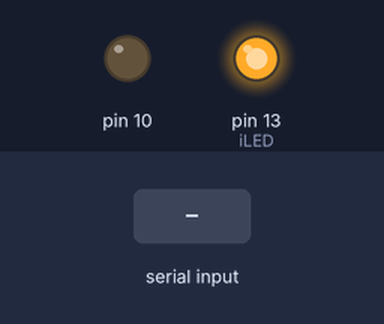
This sketch was run on a simulated Arduino Nano, built with avr-gcc and run on an emulated ATmega328P. Parts: output pins drawn as LEDs (lit = HIGH). Wiring (inferred from the names in the program): DS3231 clock at I2C address 0x68. The test bench sets the inputs (shaded band). The local clock reads 2024-03-15 10:24:30 at power-on unless the sketch sets it; storage starts empty; EEPROM starts erased; pins used as bus, display or sensor lines are not drawn; what the sketch prints to the serial monitor is not drawn.

Above: at 0.21 s.
At 1.2 s:
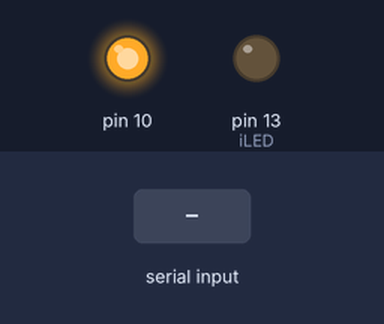
1.3 s: "I90\n" received over Serial
Timing chart, 0 to 4.3 s (numbered marks = the images above; inputs shaded):
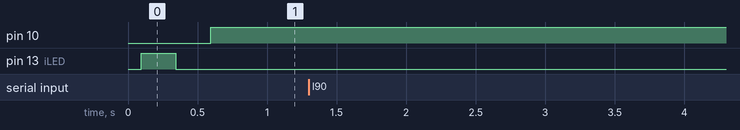

The sketch:

TempLogger.ino
```cpp
/*
Real time clock, calendar, temperature, humidity data logger using Arduino, DS3231 and DHT22 sensor with SD card

Set date and time:
Syymmddhhmm - Example: 2019.11.10 15:30:00 ->  S1911101530

Set logging interval 000-999 in sec
I### - Example: Set to log every 25 sec -> I025
*/

#include <SPI.h>
#include <SD.h>
#include <Wire.h>
#include <EEPROM.h>
#include <dhtnew.h>
#include "types.h"
#include "ser_comm.h"

#define DHTPIN  2
#define iLED    LED_BUILTIN   //Built-in LED on NANO

DHTNEW dht(DHTPIN);

//save log every LOGINTERVAL sec / pre-defined value
#define LOGINTERVAL 5

File dataLog;
boolean sd_ok = 0;
char temperature[] = " 00.0";
char humidity[]    = " 00.0";
char Time[]     = "  :  :  ";
char Calendar[] = "20  /  /  ";

byte second, minute, hour, date, month, year, previous_second;
int Temp, RH;

u16 cnt;
u16 readinterval;
u8 rd[64];

//-------------------------------------------------------------------------------
void setup()
{
  pinMode(iLED, OUTPUT);

  Serial.begin(115200);
  Serial.print("Initializing SD card...");
  if (!SD.begin())
  {
    Serial.println("initialization failed!");
  }
  else
  {
    Serial.println("initialization done.");
    sd_ok = 1;
  }

  Wire.begin();                                  // Join i2c bus
  Serial.println("Date;Time;Temperature;Humidity");

  if (sd_ok)
  { // If SD card initialization was OK
    dataLog = SD.open("TempLog.txt", FILE_WRITE);    // Open file Logger.txt
    if (dataLog)
    { // if the file opened okay, write to it:
      dataLog.println("Date;Time;Temperature;Humidity");
      dataLog.close();                              // Close the file
    }
  }
}
//-------------------------------------------------------------------------------
void ReadClock()
{
    Wire.beginTransmission(0x68);                 // Start I2C protocol with DS3231 address
    Wire.write(0);                                // Send register address
    Wire.endTransmission(false);                  // I2C restart
    Wire.requestFrom(0x68, 7);                    // Request 7 bytes from DS3231 and release I2C bus at end of reading
    second = Wire.read();                         // Read seconds from register 0
    minute = Wire.read();                         // Read minuts from register 1
    hour   = Wire.read();                         // Read hour from register 2
    Wire.read();                                  // Read day from register 3 (not used)
    date   = Wire.read();                         // Read date from register 4
    month  = Wire.read();                         // Read month from register 5
    year   = Wire.read();                         // Read year from register 6

  // Convert BCD to decimal
  second = (second >> 4) * 10 + (second & 0x0F);
  minute = (minute >> 4) * 10 + (minute & 0x0F);
  hour   = (hour >> 4)   * 10 + (hour & 0x0F);
  date   = (date >> 4)   * 10 + (date & 0x0F);
  month  = (month >> 4)  * 10 + (month & 0x0F);
  year   = (year >> 4)   * 10 + (year & 0x0F);

  Time[7]     = second % 10 + 48;
  Time[6]     = second / 10 + 48;
  Time[4]      = minute % 10 + 48;
  Time[3]      = minute / 10 + 48;
  Time[1]      = hour   % 10 + 48;
  Time[0]      = hour   / 10 + 48;
  Calendar[3] = year   % 10 + 48;
  Calendar[2] = year   / 10 + 48;
  Calendar[6]  = month  % 10 + 48;
  Calendar[5]  = month  / 10 + 48;
  Calendar[9]  = date   % 10 + 48;
  Calendar[8]  = date   / 10 + 48;
}
//-------------------------------------------------------------------------------
void SetClock()
{
  // Convert decimal to BCD
  minute = ((minute / 10) << 4) + (minute % 10);
  hour = ((hour / 10) << 4) + (hour % 10);
  date = ((date / 10) << 4) + (date % 10);
  month = ((month / 10) << 4) + (month % 10);
  year = ((year / 10) << 4) + (year % 10);
  // Write data to DS3231 RTC
  Wire.beginTransmission(0x68);               // Start I2C protocol with DS3231 address
  Wire.write(0);                              // Send register address
  Wire.write(0);                              // Reset sesonds and start oscillator
  Wire.write(minute);                         // Write minute
  Wire.write(hour);                           // Write hour
  Wire.write(1);                              // Write day (not used)
  Wire.write(date);                           // Write date
  Wire.write(month);                          // Write month
  Wire.write(year);                           // Write year
  Wire.endTransmission();                     // Stop transmission and release the I2C bus
  delay(200);                                 // Wait 200ms
}
//-------------------------------------------------------------------------------
void Process_Serial()
{
  //Set date and time Syymmddhhmm
  if ((rd[0] == 'S') & (serlen > 9))
  {
    year   = 10 * (rd[1] - 48) + (rd[2] - 48);
    month  = 10 * (rd[3] - 48) + (rd[4] - 48);
    date   = 10 * (rd[5] - 48) + (rd[6] - 48);
    hour   = 10 * (rd[7] - 48) + (rd[8] - 48);
    minute = 10 * (rd[9] - 48) + (rd[10] - 48);
    SetClock();
    Serial.println("Ok");
  }

  //Set read interval I### in sec
  if ((rd[0]=='I') & (serlen==4))
  {
    readinterval = 100*(rd[1]-48) + 10*(rd[2]-48) +rd[3]-48;
    EEPROM.update(0, (readinterval >> 8) & 0xff);
    EEPROM.update(1, readinterval & 0xff);
    EEPROM.update(2, 'A');
    EEPROM.update(3, 'M');
    cnt=0;
    Serial.println("Ok");
  }

  //Reset EEPROM stored time interval value
  if((rd[0]=='R') & (rd[1]=='S') & (rd[2]=='T'))
  {
    EEPROM.update(2, '-');
    EEPROM.update(3, '-');
    Serial.println("Ok");
  }
}
//-------------------------------------------------------------------------------
void SetupEEprom()
{
  if ((EEPROM.read(2) == 'A') && (EEPROM.read(3) == 'M'))
  {
    readinterval = (EEPROM.read(0) << 8) + EEPROM.read(1);
  }
  else
  {
    EEPROM.update(0, (readinterval >> 8) & 0xff);
    EEPROM.update(1, readinterval & 0xff);
    EEPROM.update(2, 'A');
    EEPROM.update(3, 'M');
  }
}
//-------------------------------------------------------------------------------
void loop()
{
  cnt = 0;
  readinterval = LOGINTERVAL;
  SetupEEprom();

  while (1)
  {
    ReadClock();
    if (previous_second != second)
    {
      previous_second = second;
      cnt++;
    }

    if (cnt == readinterval)
    {
      cnt = 0;
      dht.read();
      RH = 10 * dht.humidity;
      Temp = 10 * (dht.temperature -0.6);   //BUGFIX

      if (Temp < 0)
      {
        temperature[0] = '-';                     // If temperature < 0 put minus sign
        Temp = abs(Temp);                         // Absolute value of 'Temp'
      }
      else temperature[0] = ' ';                     // otherwise (temperature > 0) put space
      temperature[1]   = (Temp / 100) % 10  + 48;
      temperature[2]   = (Temp / 10)  % 10  + 48;
      temperature[4]  =  Temp % 10 + 48;

      if (RH >= 1000) humidity[0] = '1'; else humidity[0] = ' ';
      humidity[1]      = (RH / 100) % 10 + 48;
      humidity[2]      = (RH / 10) % 10 + 48;
      humidity[4]     =  RH % 10 + 48;

      // Send data to Arduino IDE serial monitor
      Serial.print(Calendar);
      Serial.print(";");
      Serial.print(Time);
      Serial.print(";");
      Serial.print(temperature);
      Serial.print(";");
      Serial.println(humidity);

      if (sd_ok)
      { // If SD card initialization was OK
        dataLog = SD.open("TempLog.txt", FILE_WRITE);    // Open file Logger.txt
        if (dataLog)
        { // if the file opened okay, write to it:
          dataLog.print(Calendar);
          dataLog.print(";");
          dataLog.print(Time);
          dataLog.print(";");
          dataLog.print(temperature);
          dataLog.print(";");
          dataLog.println(humidity);
          dataLog.close();                              // Close the file
        }
      }
    }
    ReadSerial(&rd[0], Process_Serial);
    delay(50);

      //TOGGLE LED
      SPI.end();
      digitalWrite(iLED,1);
      delay(250);
      digitalWrite(iLED,0);
      delay(250);
      SPI.begin();
  }
}
//-------------------------------------------------------------------------------
```

ser_comm.cpp
```cpp
#include "Arduino.h"
#include "ser_comm.h"

u8 xcn;
u32 t1;
bool DataHere;
u8 serlen;

//----------------------------------------------------------
void ReadSerial(u8 *buffptr, void (*fun()))
{
    DataHere=false;
    if(Serial.available()>0)
    {
       t1=millis();
       buffptr[xcn]=Serial.read();
       xcn++;
    }

    if(((millis()-t1)>TOUT) && (xcn!=0)) DataHere=true;

    if(DataHere==true)
    {
      serlen=xcn;
      xcn=0;
      DataHere=false;

      fun();
    }
}
//----------------------------------------------------------
```

ser_comm.h
```cpp
#ifdef __cplusplus
extern "C" {
#endif

#ifndef _ser_comm
#define _ser_comm

#include "types.h"

//Timeout for serial port message (ms)
#define TOUT 5

extern u8 serlen;
void ReadSerial(u8 *buffptr, void (*fun()));

#endif

#ifdef __cplusplus
}
#endif
```

types.h
```cpp
#ifdef __cplusplus
extern "C" {
#endif

#ifndef _types
#define _types

typedef unsigned char  u8;
typedef unsigned short u16;
typedef unsigned long  u32;

#endif

#ifdef __cplusplus
}
#endif
```

Measured:
- after the input at 1.3 s, every drawn part: stays the same
